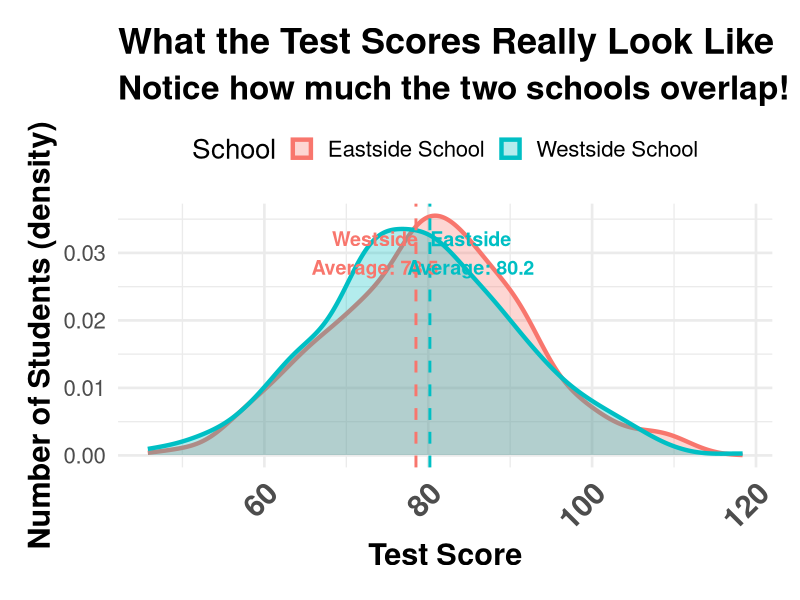
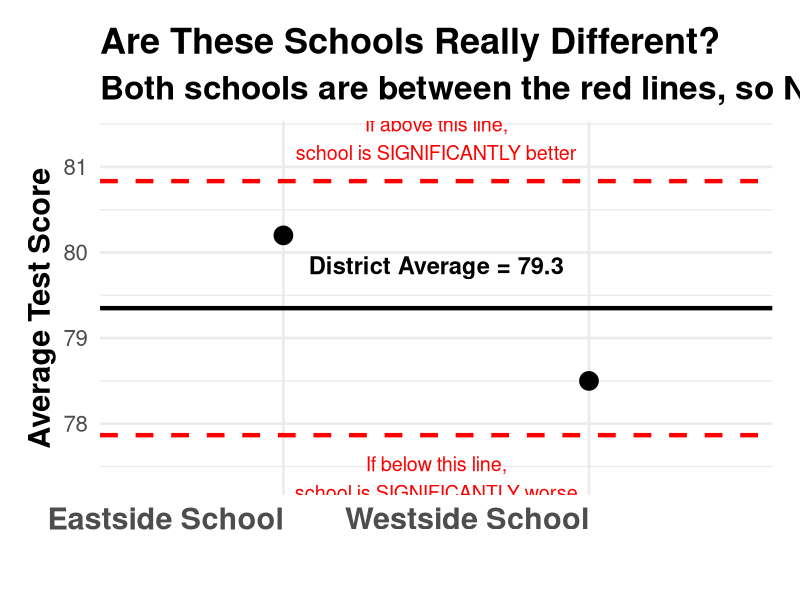
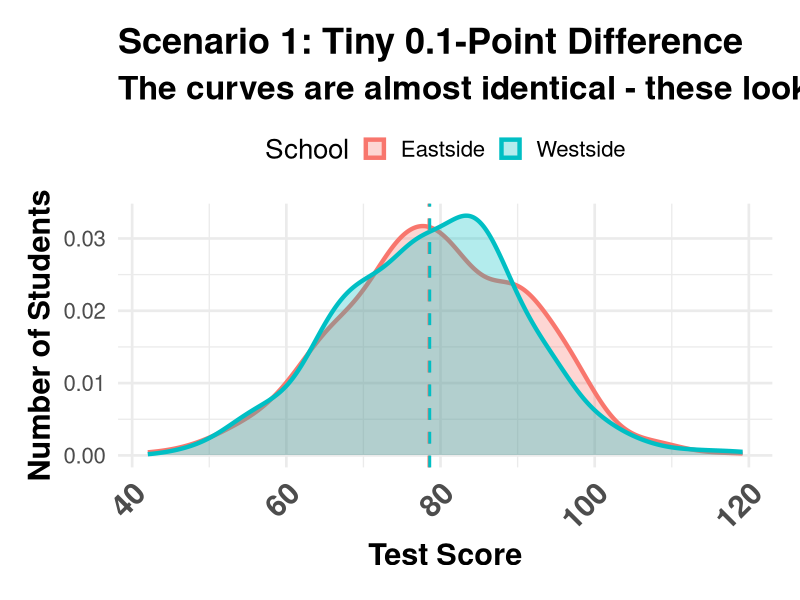
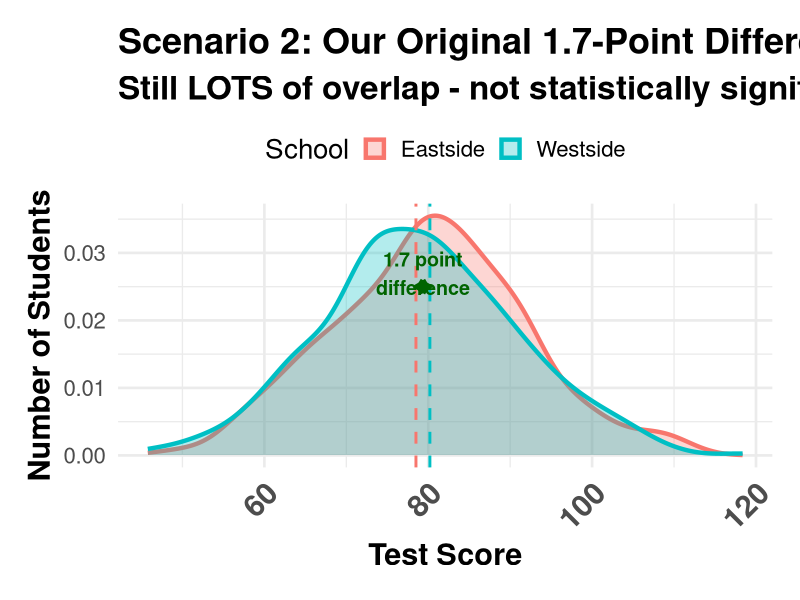
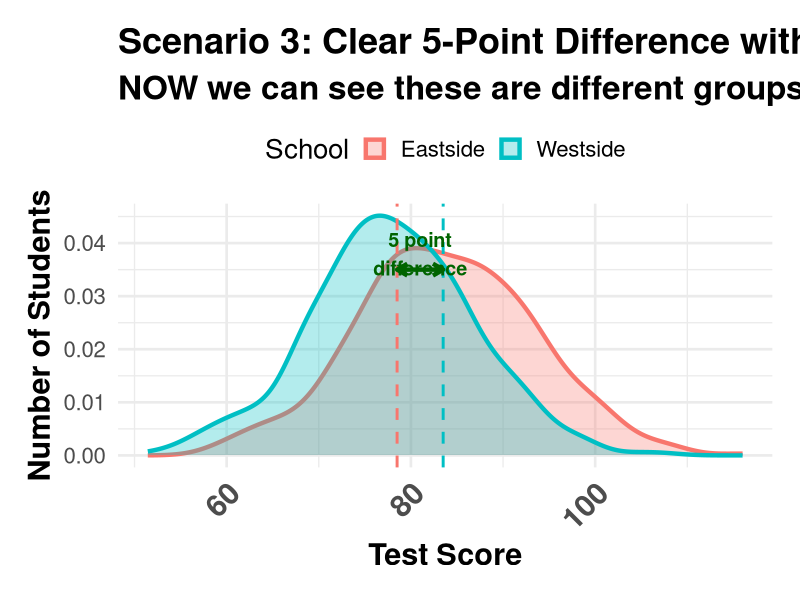
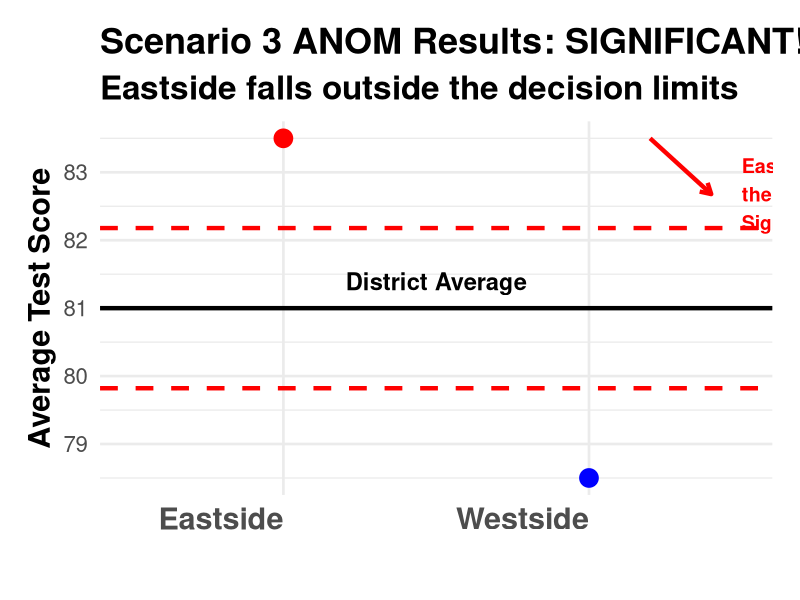
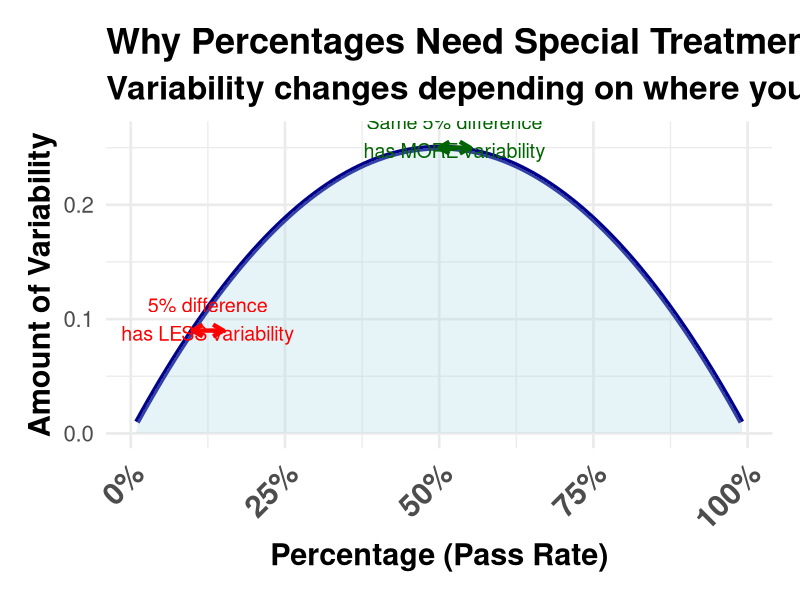

The R source for these figures, in order:
## ---- chunk 1
#| label: setup
#| include: false
# R version 4.4.3 (2025-02-28)
# Platform: x86_64-apple-darwin20
# Running under: macOS Sequoia 15.6.1
# Rstudio 2025.9.2.418 (Cucumberleaf Sunflower)
# 

# Prevent scientific notation globally
options(scipen = 999)
options(device = "quartz")  # macOS native graphics device
options(tigris_use_cache = TRUE)

# install.packages(c("mapview", "survey", "srvyr", "arcgislayers"))

# census_api_key("95496766c51541ee6f402c1e1a8658581285b759", install = TRUE, overwrite = TRUE)


# load libraries

# library(ggplot2) # Create Elegant Data Visualizations Using the Grammar of Graphics
# library(tibble) # Simple Data Frames
# library(tidyr) # Tidy Messy Data
# library(readr) # Read Rectangular Text Data
# library(purrr) # Functional Programming Tools
# library(dplyr) # A Grammar of Data Manipulation
# library(stringr) # Simple, Consistent Wrappers for Common String Operations
# library(forcats) # Tools for Working with Categorical Variables (Factors)
# library(lubridate) # Make Dealing with Dates a Little Easier
# library(readxl) # Read Excel Files
# library(writexl) # Export Data Frames to Excel 'xlsx' Format 
# library(janitor) # Simple Tools for Examining and Cleaning Dirty Data 
# library(ggtext) # Improved Text Rendering Support for 'ggplot2' 
# library(paletteer) # Comprehensive Collection of Color Palettes 
# library(viridis) # Colorblind-Friendly Color Maps for R 
# library(RColorBrewer) # ColorBrewer Palettes 
# library(wesanderson) # A Wes Anderson Palette Generator 
# library(dutchmasters) # Color Palettes based on Famous Paintings 
# library(gghighlight) # Highlight Lines and Points in 'ggplot2' 
# library(monochromeR) # Easily Create, View and Use Monochrome Color Palettes 
# library(ggforce) # Accelerating 'ggplot2' 
# library(ggthemes) # Extra Themes, Scales and Geoms for 'ggplot2'
# library(gt) # Easily Create Presentation-Ready Display Tables
# library(gtExtras) # Extending 'gt' for Beautiful HTML Tables
# library(plotly) # Create Interactive Web Graphics via 'plotly.js'
# library(patchwork) # The Composer of Plots
# library(ppcor) # Partial and Semi-Partial (Part) Correlation
# library(ggplot2) # Create Elegant Data Visualizations Using the Grammar of Graphics
# library(corrplot) # Visualization of a Correlation Matrix
# library(ggcorrplot) # Visualization of a Correlation Matrix using 'ggplot2'
# library(car) # Companion to Applied Regression
# library(WRS2) # A Collection of Robust Statistical Methods
# library(boot) # Bootstrap Functions
# library(BayesFactor) # Computation of Bayes Factors for Common Designs
# library(pwr) # Basic Functions for Power Analysis
# library(qgraph) # Graph Plotting Methods, Psychometric Data Visualization and Graphical Model Estimation
# library(scales) # Scale Functions for Visualization
# library(here) # A Simpler Way to Find Your Files
# library(ggdag) # Analyze and Create Elegant Directed Acyclic Graphs      
# library(dagitty) # Graphical Analysis of Structural Causal Models    
# library(DiagrammeR) # Graph/Network Visualization 
# library(knitr) # A General-Purpose Package for Dynamic Report Generation in R     
# library(kableExtra) # Construct Complex Table with 'kable' and Pipe Syntax
# library(flextable) # Functions for Tabular Reporting  
# library(lavaan) # Latent Variable Analysis     
# library(ggpubr) # 'ggplot2' Based Publication Ready Plots
# library(rethinking) # Statistical Rethinking book package
# library(broom) # Convert Statistical Objects into Tidy Tibbles
# library(tidycensus) # Load US Census Boundary and Attribute Data as 'tidyverse' and 'sf'-Ready Data Frames


# Force dplyr's select to take precedence
select <- dplyr::select
filter <- dplyr::filter

# Set global theme for consistent plots
ggplot2::theme_set(ggplot2::theme_minimal(base_size = 20) + 
                   ggplot2::theme(plot.title = ggplot2::element_text(face = "bold",
                                                                      size = 26),
                                  plot.subtitle = ggplot2::element_text(face = "bold",
                                                                         size = 24),
                                  axis.title.x = ggplot2::element_text(face = "bold",
                                                                        size = 22),
                                  axis.title.y = ggplot2::element_text(face = "bold",
                                                                        size = 22),
                                  axis.text.x = ggplot2::element_text(face = "bold",
                                                                       size = 22,
                                                                       angle = 45,
                                                                       hjust = 1),
                                  legend.position = "bottom",
                                  strip.text = ggplot2::element_text(face = "bold"),
                                  panel.spacing.x = grid::unit(1.5,
                                                                "cm"),
                                  panel.spacing.y = grid::unit(1.5,
                                                                "cm"),
                                  plot.margin = ggplot2::margin(20,
                                                                 20,
                                                                 20,
                                                                 20,
                                                                 "pt")))


# Set seed for reproducibility
set.seed(123)

## ---- chunk 2
#| echo: false
#| warning: false
#| fig-height: 8

# Set parameters for our story
westside_mean <- 78.5
westside_sd <- 12.3
eastside_mean <- 80.2
eastside_sd <- 11.6
n_students <- 500

# Generate actual student scores for visualization
westside_scores <- stats::rnorm(n = n_students,
                                mean = westside_mean,
                                sd = westside_sd)
eastside_scores <- stats::rnorm(n = n_students,
                                mean = eastside_mean,
                                sd = eastside_sd)

# Create a data frame for plotting
scores_df <- data.frame(
  score = c(westside_scores, eastside_scores),
  school = rep(c("Westside School", "Eastside School"),
               each = n_students))

# Create overlapping density plot
ggplot2::ggplot(data = scores_df,
                mapping = ggplot2::aes(x = score,
                                       fill = school,
                                       color = school)) +
  ggplot2::geom_density(alpha = 0.3,
                        linewidth = 1.5) +
  ggplot2::geom_vline(xintercept = westside_mean,
                      color = "#F8766D",
                      linetype = "dashed",
                      linewidth = 1) +
  ggplot2::geom_vline(xintercept = eastside_mean,
                      color = "#00BFC4",
                      linetype = "dashed",
                      linewidth = 1) +
  ggplot2::annotate(geom = "text",
                    x = westside_mean - 5,
                    y = 0.030,
                    label = paste("Westside\nAverage:", westside_mean),
                    size = 5,
                    color = "#F8766D",
                    fontface = "bold") +
  ggplot2::annotate(geom = "text",
                    x = eastside_mean + 5,
                    y = 0.030,
                    label = paste("Eastside\nAverage:", eastside_mean),
                    size = 5,
                    color = "#00BFC4",
                    fontface = "bold") +
  ggplot2::labs(
    title = "What the Test Scores Really Look Like",
    subtitle = "Notice how much the two schools overlap!",
    x = "Test Score",
    y = "Number of Students (density)",
    fill = "School",
    color = "School") +
  ggplot2::theme(legend.position = "top")

## ---- chunk 3
#| echo: false
#| warning: false

# Calculate overall average across both schools
overall_n <- n_students * 2
overall_mean <- (westside_mean * n_students + eastside_mean * n_students) / overall_n

# Calculate pooled standard deviation
pooled_sd <- sqrt(((n_students - 1) * westside_sd^2 + 
                   (n_students - 1) * eastside_sd^2) /
                  (n_students * 2 - 2))

# Calculate critical value
alpha <- 0.05
critical_value <- stats::qt(1 - alpha / 2,
                            df = n_students * 2 - 2)

# Calculate decision limits
upper_limit <- overall_mean + critical_value * pooled_sd * 
  sqrt(1 / n_students + 1 / n_students)
lower_limit <- overall_mean - critical_value * pooled_sd * 
  sqrt(1 / n_students + 1 / n_students)

# Create data frame for ANOM plot
anom_df <- data.frame(
  school = c("Westside School", "Eastside School"),
  mean = c(westside_mean, eastside_mean),
  n = c(n_students, n_students))

anom_df$significant <- (anom_df$mean > upper_limit) | 
  (anom_df$mean < lower_limit)

# Create ANOM plot
ggplot2::ggplot(data = anom_df,
                mapping = ggplot2::aes(x = school,
                                       y = mean,
                                       color = significant)) +
  ggplot2::geom_point(size = 6) +
  ggplot2::geom_hline(yintercept = overall_mean,
                      linetype = "solid",
                      linewidth = 1.5) +
  ggplot2::geom_hline(yintercept = upper_limit,
                      linetype = "dashed",
                      linewidth = 1.5,
                      color = "red") +
  ggplot2::geom_hline(yintercept = lower_limit,
                      linetype = "dashed",
                      linewidth = 1.5,
                      color = "red") +
  ggplot2::annotate(geom = "text",
                    x = 1.5,
                    y = overall_mean + 0.5,
                    label = paste("District Average =", round(overall_mean, 1)),
                    size = 6,
                    fontface = "bold") +
  ggplot2::annotate(geom = "text",
                    x = 1.5,
                    y = upper_limit + 0.5,
                    label = "If above this line,\nschool is SIGNIFICANTLY better",
                    size = 5,
                    color = "red") +
  ggplot2::annotate(geom = "text",
                    x = 1.5,
                    y = lower_limit - 0.5,
                    label = "If below this line,\nschool is SIGNIFICANTLY worse",
                    size = 5,
                    color = "red") +
  ggplot2::scale_color_manual(values = c("black", "red")) +
  ggplot2::labs(
    title = "Are These Schools Really Different?",
    subtitle = "Both schools are between the red lines, so NO significant difference",
    y = "Average Test Score",
    x = "") +
  ggplot2::theme(legend.position = "none",
                 axis.text.x = ggplot2::element_text(angle = 0))

## ---- chunk 4
#| echo: false
#| warning: false

cohens_d <- (eastside_mean - westside_mean) / pooled_sd
overlap_pct <- 2 * stats::pnorm(-abs(cohens_d) / 2) * 100

results_df <- data.frame(
  "What We're Looking At" = c(
    "District Average",
    "Westside Average",
    "Eastside Average",
    "Difference",
    "Upper Decision Limit",
    "Lower Decision Limit",
    "Percent of Scores That Overlap",
    "Is the difference significant?"),
  "The Numbers" = c(
    round(overall_mean, 1),
    westside_mean,
    eastside_mean,
    round(eastside_mean - westside_mean, 1),
    round(upper_limit, 1),
    round(lower_limit, 1),
    paste0(round(overlap_pct, 0), "%"),
    "NO - Too small to be sure it's real"))

results_df |>
  flextable::flextable() |>
  flextable::set_header_labels(
    What.We.re.Looking.At = "What We're Looking At",
    The.Numbers = "The Numbers") |>
  flextable::theme_booktabs() |>
  flextable::width(j = 1, width = 3) |>
  flextable::width(j = 2, width = 2) |>
  flextable::align(align = "left", part = "all") |>
  flextable::bold(part = "header") |>
  flextable::bg(i = 8, bg = "#FFE4B5", part = "body") |>
  flextable::bold(i = 8, part = "body")

## ---- chunk 5
#| echo: false
#| warning: false
#| fig-height: 8

# Scenario 1: Very small difference
west_mean_s1 <- 78.5
east_mean_s1 <- 78.6  # Only 0.1 difference!
sd_both_s1 <- 12.0

# Generate scores
west_scores_s1 <- stats::rnorm(n = n_students,
                               mean = west_mean_s1,
                               sd = sd_both_s1)
east_scores_s1 <- stats::rnorm(n = n_students,
                               mean = east_mean_s1,
                               sd = sd_both_s1)

scores_s1 <- data.frame(
  score = c(west_scores_s1, east_scores_s1),
  school = rep(c("Westside", "Eastside"),
               each = n_students))

# Plot
ggplot2::ggplot(data = scores_s1,
                mapping = ggplot2::aes(x = score,
                                       fill = school,
                                       color = school)) +
  ggplot2::geom_density(alpha = 0.3,
                        linewidth = 1.5) +
  ggplot2::geom_vline(xintercept = west_mean_s1,
                      color = "#F8766D",
                      linetype = "dashed",
                      linewidth = 1) +
  ggplot2::geom_vline(xintercept = east_mean_s1,
                      color = "#00BFC4",
                      linetype = "dashed",
                      linewidth = 1) +
  ggplot2::labs(
    title = "Scenario 1: Tiny 0.1-Point Difference",
    subtitle = "The curves are almost identical - these look like the SAME group!",
    x = "Test Score",
    y = "Number of Students",
    fill = "School",
    color = "School") +
  ggplot2::theme(legend.position = "top")

## ---- chunk 6
#| echo: false
#| warning: false
#| fig-height: 8

# Back to original scenario
scores_s2 <- data.frame(
  score = c(westside_scores, eastside_scores),
  school = rep(c("Westside", "Eastside"),
               each = n_students))

ggplot2::ggplot(data = scores_s2,
                mapping = ggplot2::aes(x = score,
                                       fill = school,
                                       color = school)) +
  ggplot2::geom_density(alpha = 0.3,
                        linewidth = 1.5) +
  ggplot2::geom_vline(xintercept = westside_mean,
                      color = "#F8766D",
                      linetype = "dashed",
                      linewidth = 1) +
  ggplot2::geom_vline(xintercept = eastside_mean,
                      color = "#00BFC4",
                      linetype = "dashed",
                      linewidth = 1) +
  ggplot2::annotate(geom = "segment",
                    x = westside_mean,
                    xend = eastside_mean,
                    y = 0.025,
                    yend = 0.025,
                    arrow = grid::arrow(ends = "both",
                                       length = grid::unit(0.3, "cm")),
                    color = "darkgreen",
                    linewidth = 1.5) +
  ggplot2::annotate(geom = "text",
                    x = (westside_mean + eastside_mean) / 2,
                    y = 0.027,
                    label = "1.7 point\ndifference",
                    size = 5,
                    color = "darkgreen",
                    fontface = "bold") +
  ggplot2::labs(
    title = "Scenario 2: Our Original 1.7-Point Difference",
    subtitle = "Still LOTS of overlap - not statistically significant",
    x = "Test Score",
    y = "Number of Students",
    fill = "School",
    color = "School") +
  ggplot2::theme(legend.position = "top")

## ---- chunk 7
#| echo: false
#| warning: false
#| fig-height: 8

# Scenario 3: Larger difference with less spread
west_mean_s3 <- 78.5
east_mean_s3 <- 83.5  # 5 point difference
sd_both_s3 <- 9.5     # Less spread

# Generate scores
west_scores_s3 <- stats::rnorm(n = n_students,
                               mean = west_mean_s3,
                               sd = sd_both_s3)
east_scores_s3 <- stats::rnorm(n = n_students,
                               mean = east_mean_s3,
                               sd = sd_both_s3)

scores_s3 <- data.frame(
  score = c(west_scores_s3, east_scores_s3),
  school = rep(c("Westside", "Eastside"),
               each = n_students))

# Plot
ggplot2::ggplot(data = scores_s3,
                mapping = ggplot2::aes(x = score,
                                       fill = school,
                                       color = school)) +
  ggplot2::geom_density(alpha = 0.3,
                        linewidth = 1.5) +
  ggplot2::geom_vline(xintercept = west_mean_s3,
                      color = "#F8766D",
                      linetype = "dashed",
                      linewidth = 1) +
  ggplot2::geom_vline(xintercept = east_mean_s3,
                      color = "#00BFC4",
                      linetype = "dashed",
                      linewidth = 1) +
  ggplot2::annotate(geom = "segment",
                    x = west_mean_s3,
                    xend = east_mean_s3,
                    y = 0.035,
                    yend = 0.035,
                    arrow = grid::arrow(ends = "both",
                                       length = grid::unit(0.3, "cm")),
                    color = "darkgreen",
                    linewidth = 1.5) +
  ggplot2::annotate(geom = "text",
                    x = (west_mean_s3 + east_mean_s3) / 2,
                    y = 0.038,
                    label = "5 point\ndifference",
                    size = 5,
                    color = "darkgreen",
                    fontface = "bold") +
  ggplot2::labs(
    title = "Scenario 3: Clear 5-Point Difference with Less Spread",
    subtitle = "NOW we can see these are different groups! Much less overlap.",
    x = "Test Score",
    y = "Number of Students",
    fill = "School",
    color = "School") +
  ggplot2::theme(legend.position = "top")

## ---- chunk 8
#| echo: false
#| warning: false

# Calculate stats for scenario 3
overall_mean_s3 <- (west_mean_s3 + east_mean_s3) / 2
pooled_sd_s3 <- sd_both_s3
critical_value_s3 <- stats::qt(0.975,
                               df = n_students * 2 - 2)
upper_limit_s3 <- overall_mean_s3 + critical_value_s3 * pooled_sd_s3 * 
  sqrt(2 / n_students)
lower_limit_s3 <- overall_mean_s3 - critical_value_s3 * pooled_sd_s3 * 
  sqrt(2 / n_students)

anom_df_s3 <- data.frame(
  school = c("Westside", "Eastside"),
  mean = c(west_mean_s3, east_mean_s3))

# ANOM plot for scenario 3
ggplot2::ggplot(data = anom_df_s3,
                mapping = ggplot2::aes(x = school,
                                       y = mean)) +
  ggplot2::geom_point(size = 6,
                      color = c("blue", "red")) +
  ggplot2::geom_hline(yintercept = overall_mean_s3,
                      linetype = "solid",
                      linewidth = 1.5) +
  ggplot2::geom_hline(yintercept = upper_limit_s3,
                      linetype = "dashed",
                      linewidth = 1.5,
                      color = "red") +
  ggplot2::geom_hline(yintercept = lower_limit_s3,
                      linetype = "dashed",
                      linewidth = 1.5,
                      color = "red") +
  ggplot2::annotate(geom = "text",
                    x = 1.5,
                    y = overall_mean_s3,
                    label = "District Average",
                    size = 6,
                    fontface = "bold",
                    vjust = -1) +
  ggplot2::annotate(geom = "segment",
                    x = 2.2,
                    xend = 2.4,
                    y = east_mean_s3,
                    yend = upper_limit_s3 + 0.5,
                    arrow = grid::arrow(length = grid::unit(0.3, "cm")),
                    color = "red",
                    linewidth = 1.5) +
  ggplot2::annotate(geom = "text",
                    x = 2.5,
                    y = upper_limit_s3 + 0.5,
                    label = "Eastside is ABOVE\nthe red line!\nSignificant difference!",
                    size = 5,
                    color = "red",
                    fontface = "bold",
                    hjust = 0) +
  ggplot2::labs(
    title = "Scenario 3 ANOM Results: SIGNIFICANT!",
    subtitle = "Eastside falls outside the decision limits",
    y = "Average Test Score",
    x = "") +
  ggplot2::theme(axis.text.x = ggplot2::element_text(angle = 0))

## ---- chunk 9
#| echo: false
#| warning: false

cohens_d_s1 <- 0.1 / sd_both_s1
cohens_d_s2 <- (eastside_mean - westside_mean) / pooled_sd
cohens_d_s3 <- (east_mean_s3 - west_mean_s3) / pooled_sd_s3

overlap_s1 <- 2 * stats::pnorm(-abs(cohens_d_s1) / 2) * 100
overlap_s2 <- 2 * stats::pnorm(-abs(cohens_d_s2) / 2) * 100
overlap_s3 <- 2 * stats::pnorm(-abs(cohens_d_s3) / 2) * 100

comparison_df <- data.frame(
  "Scenario" = c(
    "1: Tiny Difference",
    "2: Small Difference (Our Original)",
    "3: Clear Difference"),
  "Difference in Averages" = c("0.1 points", "1.7 points", "5.0 points"),
  "How Spread Out Scores Are" = c("Very spread (SD=12)", 
                                   "Very spread (SD=12)", 
                                   "Less spread (SD=9.5)"),
  "Percent Overlap" = c(
    paste0(round(overlap_s1, 0), "%"),
    paste0(round(overlap_s2, 0), "%"),
    paste0(round(overlap_s3, 0), "%")),
  "Can We Detect It?" = c("NO", "NO", "YES!"))

comparison_df |>
  flextable::flextable() |>
  flextable::set_header_labels(
    Scenario = "Scenario",
    Difference.in.Averages = "Difference in Averages",
    How.Spread.Out.Scores.Are = "How Spread Out Scores Are",
    Percent.Overlap = "Percent Overlap",
    Can.We.Detect.It. = "Can We Detect It?") |>
  flextable::theme_booktabs() |>
  flextable::width(j = 1, width = 2) |>
  flextable::width(j = 2:5, width = 1.5) |>
  flextable::align(align = "center", part = "body") |>
  flextable::align(align = "left", j = 1, part = "body") |>
  flextable::bold(part = "header") |>
  flextable::bg(i = 3, bg = "#90EE90", part = "body") |>
  flextable::bold(i = 3, j = 5, part = "body")

## ---- chunk 10
#| echo: false
#| warning: false
#| fig-height: 8

# Create visualization of why percentages are tricky
percent_data <- data.frame(
  percentage = seq(0.01, 0.99, by = 0.01))

percent_data$variance <- percent_data$percentage * (1 - percent_data$percentage)

ggplot2::ggplot(data = percent_data,
                mapping = ggplot2::aes(x = percentage,
                                       y = variance)) +
  ggplot2::geom_line(linewidth = 2,
                     color = "darkblue") +
  ggplot2::geom_area(alpha = 0.3,
                     fill = "lightblue") +
  ggplot2::annotate(geom = "segment",
                    x = 0.10,
                    xend = 0.15,
                    y = 0.09,
                    yend = 0.09,
                    arrow = grid::arrow(ends = "both",
                                       length = grid::unit(0.3, "cm")),
                    color = "red",
                    linewidth = 1.5) +
  ggplot2::annotate(geom = "text",
                    x = 0.125,
                    y = 0.10,
                    label = "5% difference\nhas LESS variability",
                    size = 5,
                    color = "red") +
  ggplot2::annotate(geom = "segment",
                    x = 0.50,
                    xend = 0.55,
                    y = 0.25,
                    yend = 0.25,
                    arrow = grid::arrow(ends = "both",
                                       length = grid::unit(0.3, "cm")),
                    color = "darkgreen",
                    linewidth = 1.5) +
  ggplot2::annotate(geom = "text",
                    x = 0.525,
                    y = 0.26,
                    label = "Same 5% difference\nhas MORE variability",
                    size = 5,
                    color = "darkgreen") +
  ggplot2::scale_x_continuous(labels = scales::percent_format()) +
  ggplot2::labs(
    title = "Why Percentages Need Special Treatment",
    subtitle = "Variability changes depending on where you are on the percentage scale",
    x = "Percentage (Pass Rate)",
    y = "Amount of Variability") +
  ggplot2::theme(legend.position = "none")

## ---- chunk 11
#| echo: false
#| warning: false

# Example with moderate proportions (transformation not critical)
prop1_mod <- 0.45
prop2_mod <- 0.50

# Example with extreme proportions (transformation critical)
prop1_ext <- 0.05
prop2_ext <- 0.08

# Calculate for both methods
standard_mod <- c(prop1_mod, prop2_mod)
arcsin_mod <- sin(asin(sqrt(standard_mod)))^2

standard_ext <- c(prop1_ext, prop2_ext)
arcsin_ext <- sin(asin(sqrt(standard_ext)))^2

method_guide <- data.frame(
  "Percentage Range" = c(
    "15% to 85%",
    "Below 15% or Above 85%"),
  "Example" = c(
    "45% vs 50% pass rate",
    "5% vs 8% pass rate"),
  "Which Method?" = c(
    "Either method works fine",
    "MUST use arcsine transformation"),
  "Why?" = c(
    "Variability is fairly constant",
    "Variability changes too much; regular methods give wrong answers"))

method_guide |>
  flextable::flextable() |>
  flextable::set_header_labels(
    Percentage.Range = "Percentage Range",
    Example = "Example",
    Which.Method. = "Which Method?",
    Why. = "Why?") |>
  flextable::theme_booktabs() |>
  flextable::width(j = 1, width = 1.5) |>
  flextable::width(j = 2:4, width = 2) |>
  flextable::align(align = "left", part = "all") |>
  flextable::bold(part = "header") |>
  flextable::bg(i = 2, bg = "#FFE4B5", part = "body")
